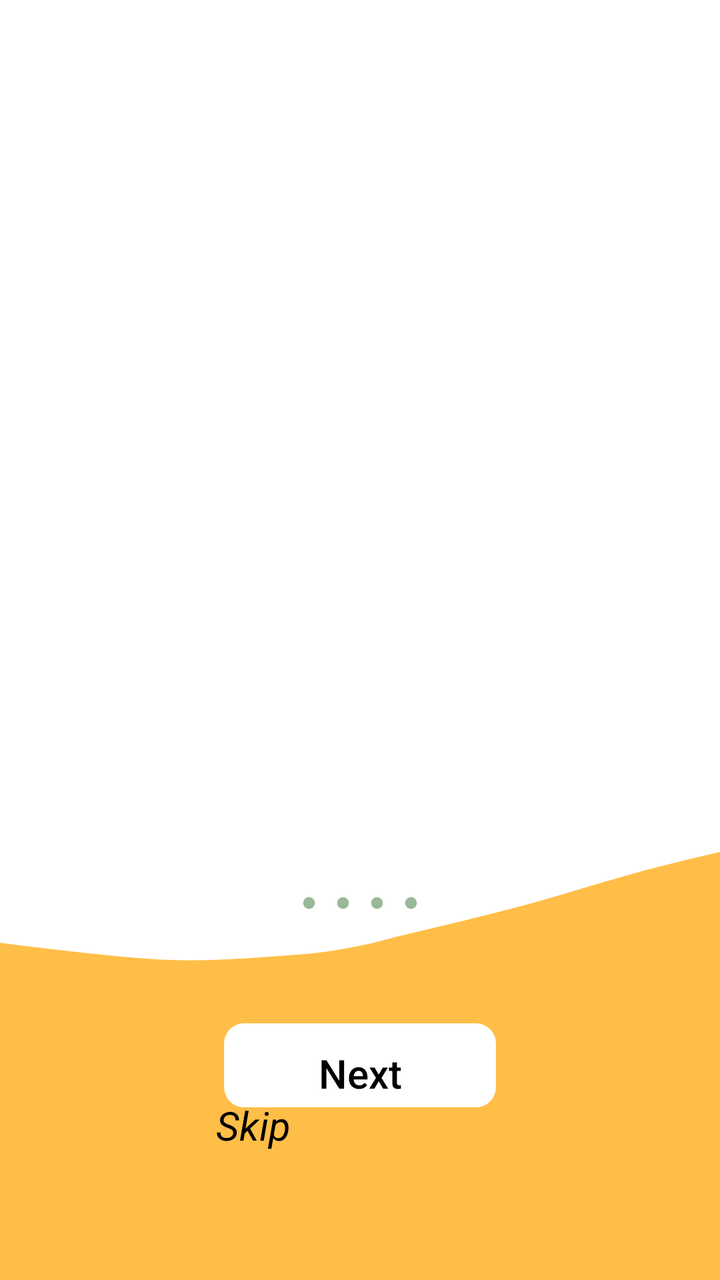
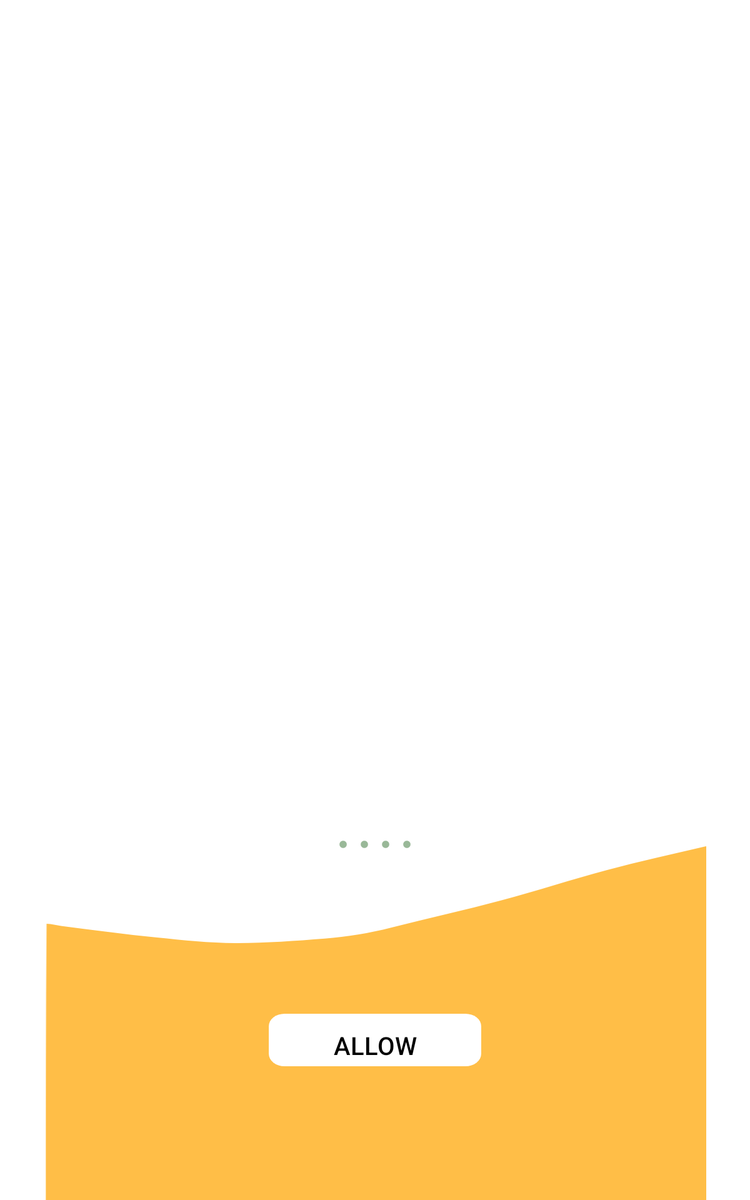

The same Android screen from two of the app's own layout files: first res/layout/ as a phone draws it, then the author's variant for another configuration, drawn on a device whose configuration selects that folder. Both files follow.
<!-- AndroidManifest.xml: application theme Theme.Zentorc -->
<!-- res/layout/fragment_on_boarding_screen.xml -->
<?xml version="1.0" encoding="utf-8"?>
<FrameLayout xmlns:android="http://schemas.android.com/apk/res/android"
    xmlns:app="http://schemas.android.com/apk/res-auto"
    xmlns:tools="http://schemas.android.com/tools"
    android:layout_width="match_parent"
    android:layout_height="match_parent"
    tools:context=".OnBoardingScreen.OnBoardingScreen"
    android:id="@+id/onBoardingScreenid">


    <androidx.constraintlayout.widget.ConstraintLayout
        android:layout_width="match_parent"
        android:layout_height="match_parent">


        <androidx.viewpager.widget.ViewPager
            android:id="@+id/onBoardingScreenviewpager"
            android:layout_width="0dp"
            android:layout_height="0dp"
            app:layout_constraintBottom_toTopOf="@id/guideline_lower"
            app:layout_constraintTop_toTopOf="@id/guideline_upper"
            app:layout_constraintStart_toEndOf="@id/guideline_left"
            app:layout_constraintEnd_toStartOf="@id/guideline_right"/>

        <androidx.constraintlayout.widget.Guideline
            android:id="@+id/guideline_left"
            android:layout_width="wrap_content"
            android:layout_height="wrap_content"
            android:orientation="vertical"
            app:layout_constraintGuide_percent="0.1" />

        <androidx.constraintlayout.widget.Guideline
            android:id="@+id/guideline_right"
            android:layout_width="wrap_content"
            android:layout_height="wrap_content"
            android:orientation="vertical"
            app:layout_constraintGuide_percent="0.9" />

        <androidx.constraintlayout.widget.Guideline
            android:id="@+id/guideline_upper"
            android:layout_width="wrap_content"
            android:layout_height="wrap_content"
            android:orientation="horizontal"
            app:layout_constraintGuide_percent="0.1" />


        <androidx.constraintlayout.widget.Guideline
            android:id="@+id/guideline_lower"
            android:layout_width="wrap_content"
            android:layout_height="wrap_content"
            android:orientation="horizontal"
            app:layout_constraintGuide_percent="0.7" />

        <androidx.constraintlayout.widget.Guideline
            android:id="@+id/guideline_above_lower"
            android:layout_width="wrap_content"
            android:layout_height="wrap_content"
            android:orientation="horizontal"
            app:layout_constraintGuide_percent="0.65" />


        <LinearLayout
            android:id="@+id/linearLayout"
            android:layout_width="wrap_content"
            android:layout_height="wrap_content"
            app:layout_constraintBottom_toBottomOf="@+id/onboardingscreen_lower_img"

            app:layout_constraintEnd_toEndOf="parent"
            app:layout_constraintStart_toStartOf="parent"
            app:layout_constraintTop_toTopOf="@+id/guideline_lower"
            app:layout_constraintVertical_bias="0.0">


            <ImageView
                android:id="@+id/first_screen"
                android:layout_width="wrap_content"
                android:layout_height="wrap_content"
                android:paddingHorizontal="5dp"
                android:src="@drawable/ic_baseline_circle_24"
                tools:layout_editor_absoluteX="138dp"
                tools:layout_editor_absoluteY="535dp" />

            <ImageView
                android:id="@+id/second_screen"
                android:layout_width="wrap_content"
                android:layout_height="wrap_content"
                android:paddingHorizontal="5dp"
                android:src="@drawable/ic_baseline_circle_24"
                tools:layout_editor_absoluteX="138dp"
                tools:layout_editor_absoluteY="535dp" />

            <ImageView
                android:id="@+id/third_screen"
                android:layout_width="wrap_content"
                android:layout_height="wrap_content"
                android:paddingHorizontal="5dp"
                android:src="@drawable/ic_baseline_circle_24"
                tools:layout_editor_absoluteX="138dp"
                tools:layout_editor_absoluteY="535dp" />

            <ImageView
                android:id="@+id/fourth_screen"
                android:layout_width="wrap_content"
                android:layout_height="wrap_content"
                android:paddingHorizontal="5dp"
                android:src="@drawable/ic_baseline_circle_24"
                tools:layout_editor_absoluteX="138dp"
                tools:layout_editor_absoluteY="535dp" />

        </LinearLayout>

        <androidx.appcompat.widget.AppCompatImageView
            android:id="@+id/onboardingscreen_lower_img"
            android:layout_width="wrap_content"
            android:layout_height="0dp"
            android:scaleType="centerCrop"
            android:src="@drawable/onboardingscreenlowerimg_"
            app:layout_constraintBottom_toBottomOf="parent"
            app:layout_constraintEnd_toEndOf="parent"
            app:layout_constraintHorizontal_bias="0.0"
            app:layout_constraintStart_toStartOf="parent"
            app:layout_constraintTop_toBottomOf="@id/guideline_above_lower"
            app:layout_constraintVertical_bias="1.0" />

        <androidx.appcompat.widget.AppCompatButton
            android:id="@+id/onboardingscreennext"
            android:layout_width="0dp"
            android:layout_height="wrap_content"
            android:background="@drawable/buttonimage"
            android:fontFamily="sans-serif-medium"
            android:text="Next"
            android:textAllCaps="false"
            android:textColor="#000000"
            android:textSize="20dp"
            app:layout_constraintBottom_toBottomOf="parent"
            app:layout_constraintEnd_toStartOf="@id/guideline_buttonend"
            app:layout_constraintHorizontal_bias="0.0"
            app:layout_constraintStart_toEndOf="@+id/guideline_buttonstart"
            app:layout_constraintTop_toBottomOf="@id/guideline_lower"
            app:layout_constraintVertical_bias="0.449" />

        <androidx.constraintlayout.widget.Guideline
            android:id="@+id/guideline_buttonstart"
            android:layout_width="wrap_content"
            android:layout_height="wrap_content"
            android:orientation="vertical"
            app:layout_constraintGuide_percent="0.3" />


        <androidx.constraintlayout.widget.Guideline
            android:id="@+id/guideline_buttonend"
            android:layout_width="wrap_content"
            android:layout_height="wrap_content"
            android:orientation="vertical"
            app:layout_constraintGuide_percent="0.7" />

        <TextView
            android:id="@+id/onboardingscreenskip"
            android:layout_width="wrap_content"
            android:layout_height="wrap_content"
            android:layout_marginTop="2dp"
            android:layout_marginBottom="64dp"
            android:text="Skip"
            android:textAllCaps="false"
            android:textColor="@color/black"
            android:textSize="20dp"
            android:textStyle="italic"
            app:layout_constraintBottom_toBottomOf="@+id/onboardingscreen_lower_img"
            app:layout_constraintEnd_toEndOf="@+id/educationaluibtn"
            app:layout_constraintHorizontal_bias="0.496"
            app:layout_constraintStart_toStartOf="@+id/guideline_buttonstart"
            app:layout_constraintTop_toBottomOf="@+id/educationaluibtn" />

    </androidx.constraintlayout.widget.ConstraintLayout>
</FrameLayout>
<!-- resources referenced by this layout -->
<resources>
  <!-- drawable buttonimage (drawable) -->
  <vector xmlns:android="http://schemas.android.com/apk/res/android"
      android:width="143dp"
      android:height="50dp"
      android:viewportWidth="143"
      android:viewportHeight="50">
    <path
        android:pathData="M14,0L129,0A10,10 0,0 1,139 10L139,32A10,10 0,0 1,129 42L14,42A10,10 0,0 1,4 32L4,10A10,10 0,0 1,14 0z"
        android:fillColor="#FFFFFF"
        android:fillAlpha="1"/>
  </vector>
  <!-- drawable ic_baseline_circle_24 (drawable) -->
  <vector android:height="7dp" android:tint="#99B898"
      android:viewportHeight="24" android:viewportWidth="24"
      android:width="7dp" xmlns:android="http://schemas.android.com/apk/res/android">
      <path android:fillColor="#99b898" android:pathData="M12,2C6.47,2 2,6.47 2,12s4.47,10 10,10 10,-4.47 10,-10S17.53,2 12,2z"/>
  </vector>
  <!-- drawable onboardingscreenlowerimg_ (drawable) -->
  <vector xmlns:android="http://schemas.android.com/apk/res/android"
      android:width="1920dp"
      android:height="1044dp"
      android:viewportWidth="360"
      android:viewportHeight="247">
    <path
        android:pathData="M361,4C361,85.29 361,166.58 361,247.93C241.11,247.93 121.22,247.93 1,247.93C1,184.65 1,121.29 1.42,57.46C4.32,57.64 6.77,58.53 9.3,58.93C26.68,61.69 44.03,64.66 61.47,66.92C75.62,68.75 89.89,70.68 104.11,70.73C120.28,70.8 136.49,69.2 152.62,67.64C164.86,66.45 176.92,63.97 188.71,60.18C208.79,53.73 229.12,48.04 249.1,41.3C268.2,34.86 286.85,27.06 305.96,20.66C324.13,14.57 342.64,9.51 361,4z"
        android:fillColor="#FFBE47"
        android:strokeColor="#00000000"/>
  
  </vector>
  <style name="Theme.Zentorc" parent="Theme.MaterialComponents.DayNight.NoActionBar">
          
          <item name="colorPrimary">@color/purple_500</item>
          <item name="colorPrimaryVariant">@color/purple_700</item>
          <item name="colorOnPrimary">@color/white</item>
          
          <item name="colorSecondary">@color/teal_200</item>
          <item name="colorSecondaryVariant">@color/teal_700</item>
          <item name="colorOnSecondary">@color/black</item>
          
          <item name="android:statusBarColor">?attr/colorPrimaryVariant</item>
          
      </style>
</resources>
<!-- res/layout-sw600dp/fragment_on_boarding_screen.xml (the author's variant of the layout above) -->
<!-- drawn on a 7-inch tablet held upright -->
<?xml version="1.0" encoding="utf-8"?>
<FrameLayout xmlns:android="http://schemas.android.com/apk/res/android"
    xmlns:app="http://schemas.android.com/apk/res-auto"
    xmlns:tools="http://schemas.android.com/tools"
    android:layout_width="match_parent"
    android:layout_height="match_parent"
    tools:context=".OnBoardingScreen.OnBoardingScreen">


    <androidx.constraintlayout.widget.ConstraintLayout
        android:layout_width="match_parent"
        android:layout_height="match_parent">
        <androidx.viewpager.widget.ViewPager
            android:id="@+id/onBoardingScreenviewpager"
            android:layout_width="0dp"
            android:layout_height="0dp"
            app:layout_constraintBottom_toTopOf="@id/guideline_lower"
            app:layout_constraintTop_toTopOf="@id/guideline_upper"
            app:layout_constraintStart_toEndOf="@id/guideline_left"
            app:layout_constraintEnd_toStartOf="@id/guideline_right"/>

        <androidx.constraintlayout.widget.Guideline
            android:id="@+id/guideline_left"
            android:layout_width="wrap_content"
            android:layout_height="wrap_content"
            android:orientation="vertical"
            app:layout_constraintGuide_percent="0.1" />

        <androidx.constraintlayout.widget.Guideline
            android:id="@+id/guideline_right"
            android:layout_width="wrap_content"
            android:layout_height="wrap_content"
            android:orientation="vertical"
            app:layout_constraintGuide_percent="0.9" />

        <androidx.constraintlayout.widget.Guideline
            android:id="@+id/guideline_upper"
            android:layout_width="wrap_content"
            android:layout_height="wrap_content"
            android:orientation="horizontal"
            app:layout_constraintGuide_percent="0.1" />


        <androidx.constraintlayout.widget.Guideline
            android:id="@+id/guideline_lower"
            android:layout_width="wrap_content"
            android:layout_height="wrap_content"
            android:orientation="horizontal"
            app:layout_constraintGuide_percent="0.7" />


        <LinearLayout
            android:id="@+id/linearLayout"
            android:layout_width="wrap_content"
            android:layout_height="wrap_content"
            app:layout_constraintBottom_toBottomOf="@+id/onboardingscreen_lower_img"

            app:layout_constraintEnd_toEndOf="parent"
            app:layout_constraintStart_toStartOf="parent"
            app:layout_constraintTop_toTopOf="@+id/guideline_lower"
            app:layout_constraintVertical_bias="0.0">


            <ImageView
                android:id="@+id/first_screen"
                android:layout_width="wrap_content"
                android:layout_height="wrap_content"
                android:paddingHorizontal="5dp"
                android:src="@drawable/ic_baseline_circle_24"
                tools:layout_editor_absoluteX="138dp"
                tools:layout_editor_absoluteY="535dp" />

            <ImageView
                android:id="@+id/second_screen"
                android:layout_width="wrap_content"
                android:layout_height="wrap_content"
                android:paddingHorizontal="5dp"
                android:src="@drawable/ic_baseline_circle_24"
                tools:layout_editor_absoluteX="138dp"
                tools:layout_editor_absoluteY="535dp" />

            <ImageView
                android:id="@+id/third_screen"
                android:layout_width="wrap_content"
                android:layout_height="wrap_content"
                android:paddingHorizontal="5dp"
                android:src="@drawable/ic_baseline_circle_24"
                tools:layout_editor_absoluteX="138dp"
                tools:layout_editor_absoluteY="535dp" />

            <ImageView
                android:id="@+id/fourth_screen"
                android:layout_width="wrap_content"
                android:layout_height="wrap_content"
                android:paddingHorizontal="5dp"
                android:src="@drawable/ic_baseline_circle_24"
                tools:layout_editor_absoluteX="138dp"
                tools:layout_editor_absoluteY="535dp" />

        </LinearLayout>

        <androidx.appcompat.widget.AppCompatImageView
            android:id="@+id/onboardingscreen_lower_img"
            android:layout_width="wrap_content"
            android:layout_height="0dp"
            android:src="@drawable/onboardingscreenlowerimg_"
            app:layout_constraintBottom_toBottomOf="parent"
            app:layout_constraintEnd_toEndOf="parent"
            app:layout_constraintHorizontal_bias="0.0"
            app:layout_constraintStart_toStartOf="parent"
            app:layout_constraintTop_toBottomOf="@id/guideline_lower"
            app:layout_constraintVertical_bias="1.0" />

        <androidx.appcompat.widget.AppCompatButton
            android:id="@+id/educationaluibtn"
            android:layout_width="0dp"
            android:layout_height="wrap_content"
            android:background="@drawable/buttonimage"
            android:fontFamily="sans-serif-medium"
            android:text="@string/Allow_btn"
            android:textColor="#000000"
            android:textSize="20dp"
            app:layout_constraintBottom_toBottomOf="parent"
            app:layout_constraintEnd_toStartOf="@id/guideline_buttonend"
            app:layout_constraintHorizontal_bias="0.0"
            app:layout_constraintStart_toEndOf="@+id/guideline_buttonstart"
            app:layout_constraintTop_toBottomOf="@id/guideline_lower"
            app:layout_constraintVertical_bias="0.585" />

        <androidx.constraintlayout.widget.Guideline
            android:id="@+id/guideline_buttonstart"
            android:layout_width="wrap_content"
            android:layout_height="wrap_content"
            android:orientation="vertical"
            app:layout_constraintGuide_percent="0.35" />


        <androidx.constraintlayout.widget.Guideline
            android:id="@+id/guideline_buttonend"
            android:layout_width="wrap_content"
            android:layout_height="wrap_content"
            android:orientation="vertical"
            app:layout_constraintGuide_percent="0.65" />

    </androidx.constraintlayout.widget.ConstraintLayout>
</FrameLayout>
<!-- resources referenced by the variant -->
<!-- as a 7-inch tablet held upright resolves them -->
<resources>
  <!-- drawable buttonimage (drawable) -->
  <vector xmlns:android="http://schemas.android.com/apk/res/android"
      android:width="143dp"
      android:height="50dp"
      android:viewportWidth="143"
      android:viewportHeight="50">
    <path
        android:pathData="M14,0L129,0A10,10 0,0 1,139 10L139,32A10,10 0,0 1,129 42L14,42A10,10 0,0 1,4 32L4,10A10,10 0,0 1,14 0z"
        android:fillColor="#FFFFFF"
        android:fillAlpha="1"/>
  </vector>
  <!-- drawable ic_baseline_circle_24 (drawable) -->
  <vector android:height="7dp" android:tint="#99B898"
      android:viewportHeight="24" android:viewportWidth="24"
      android:width="7dp" xmlns:android="http://schemas.android.com/apk/res/android">
      <path android:fillColor="#99b898" android:pathData="M12,2C6.47,2 2,6.47 2,12s4.47,10 10,10 10,-4.47 10,-10S17.53,2 12,2z"/>
  </vector>
  <!-- drawable onboardingscreenlowerimg_ (drawable) -->
  <vector xmlns:android="http://schemas.android.com/apk/res/android"
      android:width="1920dp"
      android:height="1044dp"
      android:viewportWidth="360"
      android:viewportHeight="247">
    <path
        android:pathData="M361,4C361,85.29 361,166.58 361,247.93C241.11,247.93 121.22,247.93 1,247.93C1,184.65 1,121.29 1.42,57.46C4.32,57.64 6.77,58.53 9.3,58.93C26.68,61.69 44.03,64.66 61.47,66.92C75.62,68.75 89.89,70.68 104.11,70.73C120.28,70.8 136.49,69.2 152.62,67.64C164.86,66.45 176.92,63.97 188.71,60.18C208.79,53.73 229.12,48.04 249.1,41.3C268.2,34.86 286.85,27.06 305.96,20.66C324.13,14.57 342.64,9.51 361,4z"
        android:fillColor="#FFBE47"
        android:strokeColor="#00000000"/>
  
  </vector>
  <string name="Allow_btn">Allow</string>
  <style name="Theme.Zentorc" parent="Theme.MaterialComponents.DayNight.NoActionBar">
          
          <item name="colorPrimary">@color/purple_500</item>
          <item name="colorPrimaryVariant">@color/purple_700</item>
          <item name="colorOnPrimary">@color/white</item>
          
          <item name="colorSecondary">@color/teal_200</item>
          <item name="colorSecondaryVariant">@color/teal_700</item>
          <item name="colorOnSecondary">@color/black</item>
          
          <item name="android:statusBarColor">?attr/colorPrimaryVariant</item>
          
      </style>
</resources>
